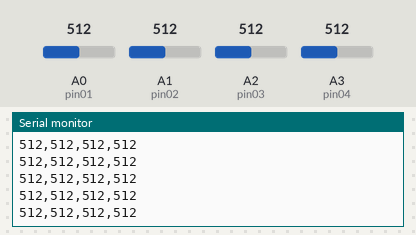
Recording of a sketch running on a simulated Arduino Uno, built with avr-gcc and run on an emulated ATmega328P. Parts: the last lines printed to the serial monitor. The inputs (shaded band) are chosen by the test bench; at power-on: A0 (pin01) = 512, A1 (pin02) = 512, A2 (pin03) = 512, A3 (pin04) = 512.

Above: at 1.2 s.
1.3 s: A0 (pin01) set to 106
At 2.0 s:
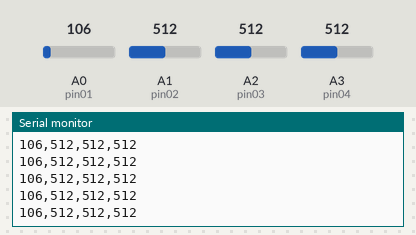
4.3 s: A0 (pin01) set to 91
At 4.8 s:
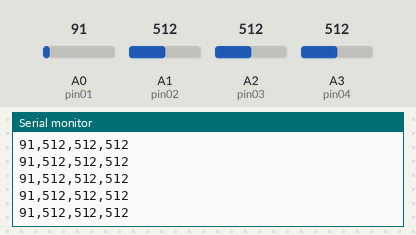
Timing chart, 0 to 7.3 s (numbered marks = the images above; inputs shaded):
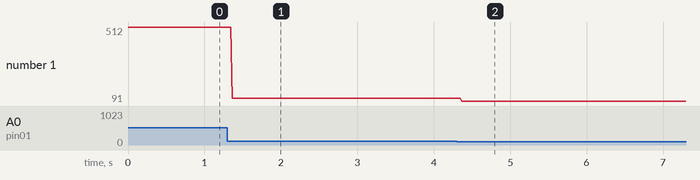

The sketch:

A_E_4_Potentiometres.ino
```cpp
// (licence header left out)
// Déclaration de variables
int sensorValue01; // pour les données du potentiomètre n°1
int sensorValue02; // pour les données du potentiomètre n°2
int sensorValue03; // pour les données du potentiomètre n°3
int sensorValue04; // pour les données du potentiomètre n°4
int pin01 = A0; // pour déterminer quelle entrée est utilisé par le potentiomètre n°1 sur la carte Arduino
int pin02 = A1; // pour déterminer quelle entrée est utilisé par le potentiomètre n°2 sur la carte Arduino
int pin03 = A2; // pour déterminer quelle entrée est utilisé par le potentiomètre n°3 sur la carte Arduino
int pin04 = A3; // pour déterminer quelle entrée est utilisé par le potentiomètre n°4 sur la carte Arduino

// Initialisation de la carte
void setup() {
  // initialisation du port série à un débit de 9600 baudrate par seconde
  Serial.begin(9600);
}

// Execution en boucle du programme
void loop() {

  // On attribue à la variable sensorValue les données analogiques reçu sur la broche
  // A0 de l'ordinateur. La fonction analogRead() permet de faire cela.
  sensorValue01 = analogRead(pin01);
  //on envoie la valeur sensorValue01 au navigateur via le port série
  Serial.print(sensorValue01);
  Serial.print(",");

  // On attribue à la variable sensorValue les données analogiques reçu sur la broche
  // A1 de l'ordinateur. La fonction analogRead() permet de faire cela.
  sensorValue02 = analogRead(pin02);
  //on envoie la valeur sensorValue02 au navigateur via le port série
  //comme c'est la dernière valeur que nous envoyons, nous utilisons
  //println
  Serial.print(sensorValue02);
  Serial.print(",");

    // On attribue à la variable sensorValue les données analogiques reçu sur la broche
  // A1 de l'ordinateur. La fonction analogRead() permet de faire cela.
  sensorValue03 = analogRead(pin03);
  //on envoie la valeur sensorValue03 au navigateur via le port série
  //comme c'est la dernière valeur que nous envoyons, nous utilisons
  //println
  Serial.print(sensorValue03);
  Serial.print(",");

    // On attribue à la variable sensorValue les données analogiques reçu sur la broche
  // A1 de l'ordinateur. La fonction analogRead() permet de faire cela.
  sensorValue04 = analogRead(pin04);
  //on envoie la valeur sensorValue04 au navigateur via le port série
  //comme c'est la dernière valeur que nous envoyons, nous utilisons
  //println
  Serial.println(sensorValue04);

  delay(10);        // Delai de 10 milliseconde pour stabiliser le transfert des valeurs
}
```

Measured:
- after the input at 1.3 s, the serial monitor: prints a new line after 0.06 s (image 1)
- after the input at 4.3 s, the serial monitor: prints a new line after 0.07 s (image 2)
- plotted number 1: 512 → 106 after the input at 1.3 s, 106 → 91 after the input at 4.3 s
